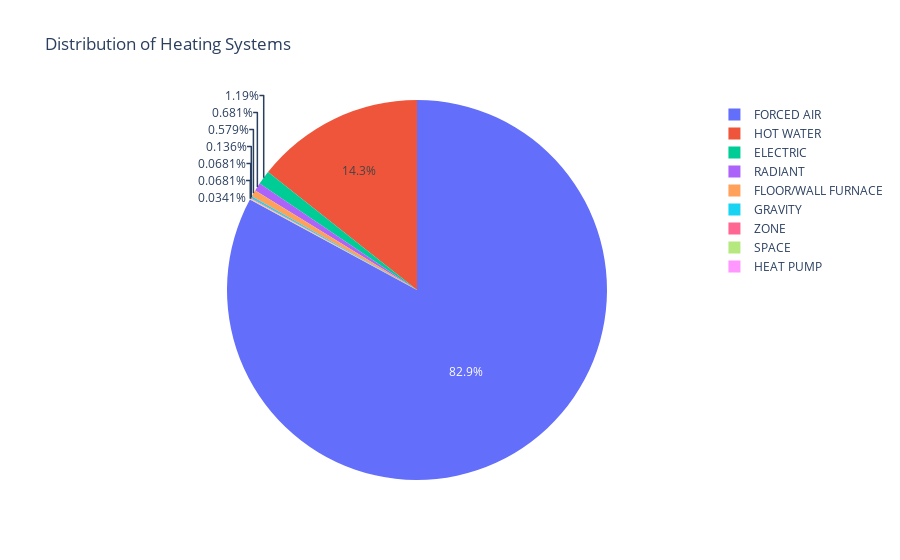

The code cell stored with this chart in its notebook:
### Code cell
heating_counts = property_data_final['heatingtype'].value_counts().reset_index()
heating_counts.columns = ['Heating Type', 'Count']

fig = px.pie(heating_counts, names='Heating Type', values='Count', title='Distribution of Heating Systems')
fig.show()

### Figure 1 — Plotly figure (JSON) as saved in the notebook; plotly's stock layout.template omitted (floating-point values rounded to 4 significant figures)
{"data": [{"domain": {"x": [0, 1], "y": [0, 1]}, "hovertemplate": "Heating Type=%{label}<br>Count=%{value}<extra></extra>", "labels": ["FORCED AIR", "HOT WATER", "ELECTRIC", "RADIANT", "FLOOR/WALL FURNACE", "GRAVITY", "ZONE", "SPACE", "HEAT PUMP"], "legendgroup": "", "name": "", "showlegend": true, "type": "pie", "values": [2433, 421, 35, 20, 17, 4, 2, 2, 1]}], "layout": {"legend": {"tracegroupgap": 0}, "title": {"text": "Distribution of Heating Systems"}}}
